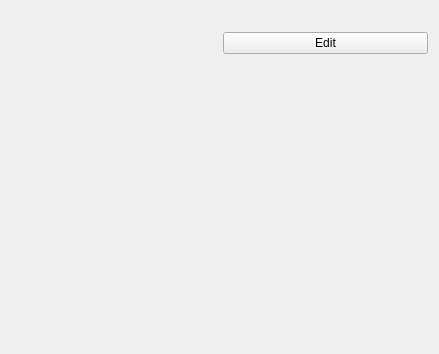
<?xml version="1.0" encoding="UTF-8"?>
<ui version="4.0">
 <class>Reagents::CReagentStationWidget</class>
 <widget class="QWidget" name="Reagents::CReagentStationWidget">
  <property name="geometry">
   <rect>
    <x>0</x>
    <y>0</y>
    <width>439</width>
    <height>354</height>
   </rect>
  </property>
  <property name="windowTitle">
   <string>Form</string>
  </property>
  <layout class="QGridLayout" name="gridLayout">
   <item row="0" column="0">
    <layout class="QVBoxLayout" name="verticalLayout_2">
     <item>
      <widget class="MainMenu::CScrollTable" name="scrollTable" native="true">
       <property name="minimumSize">
        <size>
         <width>200</width>
         <height>250</height>
        </size>
       </property>
      </widget>
     </item>
     <item>
      <spacer name="verticalSpacer_2">
       <property name="orientation">
        <enum>Qt::Vertical</enum>
       </property>
       <property name="sizeHint" stdset="0">
        <size>
         <width>20</width>
         <height>15</height>
        </size>
       </property>
      </spacer>
     </item>
    </layout>
   </item>
   <item row="0" column="1">
    <layout class="QVBoxLayout" name="verticalLayout">
     <item>
      <widget class="QPushButton" name="btnEdit">
       <property name="text">
        <string>Edit</string>
       </property>
      </widget>
     </item>
     <item>
      <spacer name="verticalSpacer">
       <property name="orientation">
        <enum>Qt::Vertical</enum>
       </property>
       <property name="sizeType">
        <enum>QSizePolicy::Fixed</enum>
       </property>
       <property name="sizeHint" stdset="0">
        <size>
         <width>20</width>
         <height>268</height>
        </size>
       </property>
      </spacer>
     </item>
    </layout>
   </item>
  </layout>
 </widget>
 <customwidgets>
  <customwidget>
   <class>MainMenu::CScrollTable</class>
   <extends>QWidget</extends>
   <header>MainMenu/Include/ScrollTable.h</header>
   <container>1</container>
  </customwidget>
 </customwidgets>
 <resources/>
 <connections/>
</ui>
